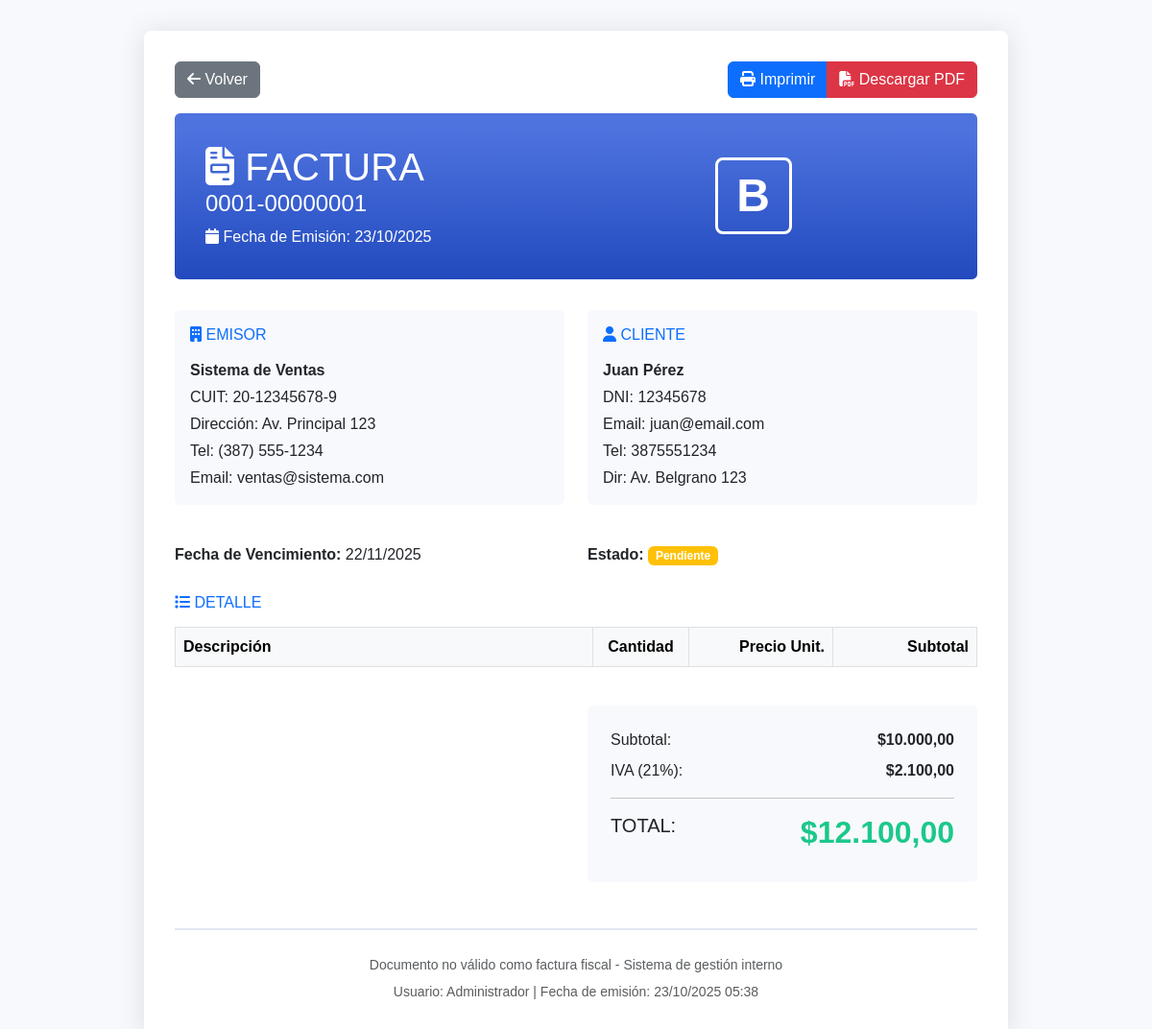
Page /detalle_factura.php?id=1 on the committed database.
### tables this page shows
CREATE TABLE IF NOT EXISTS facturas (
    id INT PRIMARY KEY AUTO_INCREMENT,
    numero_factura VARCHAR(50) UNIQUE NOT NULL,
    tipo ENUM('A', 'B', 'C') NOT NULL,
    tipo_comprobante ENUM('factura', 'nota_credito', 'nota_debito', 'recibo', 'presupuesto') NOT NULL,
    cliente_id INT NOT NULL,
    fecha_emision DATE NOT NULL,
    fecha_vencimiento DATE,
    subtotal DECIMAL(10,2) NOT NULL,
    iva DECIMAL(10,2) DEFAULT 0,
    total DECIMAL(10,2) NOT NULL,
    estado ENUM('pendiente', 'pagada', 'vencida', 'anulada') DEFAULT 'pendiente',
    observaciones TEXT,
    usuario_id INT NOT NULL,
    fecha_creacion TIMESTAMP DEFAULT CURRENT_TIMESTAMP,
    FOREIGN KEY (cliente_id) REFERENCES clientes(id) ON DELETE RESTRICT,
    FOREIGN KEY (usuario_id) REFERENCES usuarios(id) ON DELETE RESTRICT
);

CREATE TABLE `clientes` (
  `id` int(11) NOT NULL,
  `nombre` varchar(100) NOT NULL,
  `apellido` varchar(100) NOT NULL,
  `email` varchar(100) DEFAULT NULL,
  `telefono` varchar(20) DEFAULT NULL,
  `direccion` text DEFAULT NULL,
  `dni` varchar(20) DEFAULT NULL,
  `estado` tinyint(1) DEFAULT 1,
  `fecha_creacion` timestamp NOT NULL DEFAULT current_timestamp()
);

CREATE TABLE `usuarios` (
  `id` int(11) NOT NULL,
  `nombre` varchar(100) NOT NULL,
  `email` varchar(100) NOT NULL,
  `password` varchar(255) NOT NULL,
  `rol` enum('admin','vendedor') DEFAULT 'vendedor',
  `fecha_creacion` timestamp NOT NULL DEFAULT current_timestamp()
);

### config.php (called while the page is built, shortened)
<?php
function formatear_precio($precio)
{
    return '$' . number_format($precio, 2, ',', '.');
}

### detalle_factura.php (the view, shortened to what this page needs)
<?php
require_once 'config.php';
$factura_id = isset($_GET['id']) ? intval($_GET['id']) : 0;
$sql_factura = "SELECT f.*, c.nombre as cliente_nombre, c.apellido as cliente_apellido,
                c.dni, c.email, c.telefono, c.direccion,
                u.nombre as usuario_nombre
                FROM facturas f
                INNER JOIN clientes c ON f.cliente_id = c.id
                INNER JOIN usuarios u ON f.usuario_id = u.id
                WHERE f.id = ?";
$stmt = $conn->prepare($sql_factura);
$stmt->bind_param("i", $factura_id);
$stmt->execute();
$factura = $stmt->get_result()->fetch_assoc();
?>
<!DOCTYPE html>
<html lang="es">
<head>
    <link href="https://cdnjs.cloudflare.com/ajax/libs/bootstrap/5.3.0/css/bootstrap.min.css" rel="stylesheet">
    <link href="https://cdnjs.cloudflare.com/ajax/libs/font-awesome/6.4.0/css/all.min.css" rel="stylesheet">
</head>
<body>
    <div class="factura-container">
        <div class="d-flex justify-content-between mb-3 no-print">
            <a href="facturas.php" class="btn btn-secondary">
                <i class="fas fa-arrow-left"></i> Volver
            </a>
            <div class="btn-group">
                <button onclick="window.print()" class="btn btn-primary">
                    <i class="fas fa-print"></i> Imprimir
                </button>
                <button onclick="window.location.href='generar_pdf_factura.php?id=<?php echo $factura_id; ?>'" class="btn btn-danger">
                    <i class="fas fa-file-pdf"></i> Descargar PDF
                </button>
            </div>
        </div>
        <div class="factura-header">
            <div class="row align-items-center">
                <div class="col-md-8">
                    <h1 class="mb-0">
                        <i class="fas fa-file-invoice"></i>
                        <?php echo strtoupper($factura['tipo_comprobante']); ?>
                    </h1>
                    <h4><?php echo $factura['numero_factura']; ?></h4>
                    <p class="mb-0">
                        <i class="fas fa-calendar"></i>
                        Fecha de Emisión: <?php echo date('d/m/Y', strtotime($factura['fecha_emision'])); ?>
                    </p>
                </div>
                <div class="col-md-4 text-end">
                    <div class="factura-tipo">
                        <?php echo $factura['tipo']; ?>
                    </div>
                </div>
            </div>
        </div>
        <div class="row mb-4">
            <div class="col-md-6">
                <div class="info-section">
                    <h6 class="text-primary mb-3"><i class="fas fa-building"></i> EMISOR</h6>
                    <p class="mb-1"><strong>Sistema de Ventas</strong></p>
                    <p class="mb-1">CUIT: 20-12345678-9</p>
                    <p class="mb-1">Dirección: Av. Principal 123</p>
                    <p class="mb-1">Tel: (387) 555-1234</p>
                    <p class="mb-0">Email: ventas@sistema.com</p>
                </div>
            </div>
            <div class="col-md-6">
                <div class="info-section">
                    <h6 class="text-primary mb-3"><i class="fas fa-user"></i> CLIENTE</h6>
                    <p class="mb-1">
                        <strong><?php echo $factura['cliente_nombre'] . ' ' . $factura['cliente_apellido']; ?></strong>
                    </p>
                    <p class="mb-1">DNI: <?php echo $factura['dni']; ?></p>
                    <?php if ($factura['email']): ?>
                        <p class="mb-1">Email: <?php echo $factura['email']; ?></p>
                    <?php endif; ?>
                    <?php if ($factura['telefono']): ?>
                        <p class="mb-1">Tel: <?php echo $factura['telefono']; ?></p>
                    <?php endif; ?>
                    <?php if ($factura['direccion']): ?>
                        <p class="mb-0">Dir: <?php echo $factura['direccion']; ?></p>
                    <?php endif; ?>
                </div>
            </div>
        </div>
        <div class="row mb-4">
            <div class="col-md-6">
                <p class="mb-1"><strong>Fecha de Vencimiento:</strong>
                    <?php echo $factura['fecha_vencimiento'] ? date('d/m/Y', strtotime($factura['fecha_vencimiento'])) : 'N/A'; ?>
                </p>
            </div>
            <div class="col-md-6">
                <p class="mb-1"><strong>Estado:</strong>
                    <span class="badge bg-<?php
                        echo $factura['estado'] == 'pagada' ? 'success' :
                            ($factura['estado'] == 'pendiente' ? 'warning' : 'danger');
                    ?>">
                        <?php echo ucfirst($factura['estado']); ?>
                    </span>
                </p>
            </div>
        </div>
        <h6 class="text-primary mb-3"><i class="fas fa-list"></i> DETALLE</h6>
        <div class="table-responsive mb-4">
            <table class="table table-bordered">
                <thead class="table-light">
                    <tr>
                        <th>Descripción</th>
                        <th class="text-center" width="100">Cantidad</th>
                        <th class="text-end" width="150">Precio Unit.</th>
                        <th class="text-end" width="150">Subtotal</th>
                    </tr>
                </thead>
            </table>
        </div>
        <div class="row">
            <div class="col-md-6">
            </div>
            <div class="col-md-6">
                <div class="total-box">
                    <div class="d-flex justify-content-between mb-2">
                        <span>Subtotal:</span>
                        <strong><?php echo formatear_precio($factura['subtotal']); ?></strong>
                    </div>
                    <div class="d-flex justify-content-between mb-2">
                        <span>IVA (21%):</span>
                        <strong><?php echo formatear_precio($factura['iva']); ?></strong>
                    </div>
                    <hr>
                    <div class="d-flex justify-content-between">
                        <h5>TOTAL:</h5>
                        <h3 class="total-amount"><?php echo formatear_precio($factura['total']); ?></h3>
                    </div>
                </div>
            </div>
        </div>
        <div class="text-center mt-5 pt-4" style="border-top: 2px solid #e3e6f0;">
            <p class="text-muted mb-1">
                <small>Documento no válido como factura fiscal - Sistema de gestión interno</small>
            </p>
            <p class="text-muted mb-0">
                <small>Usuario: <?php echo $factura['usuario_nombre']; ?> |
                Fecha de emisión: <?php echo date('d/m/Y H:i', strtotime($factura['fecha_creacion'])); ?></small>
            </p>
        </div>
    </div>
</body>
</html>

### detalle_factura.php (style rules this page uses)
:root { --primary: #4e73df; --success: #1cc88a; }
body { font-family: 'Nunito', sans-serif; background-color: #f8f9fc; }
.factura-container { max-width: 900px; margin: 2rem auto; background: white; padding: 2rem; border-radius: 0.5rem; box-shadow: 0 0.15rem 1.75rem 0 rgba(58, 59, 69, 0.15); }
.factura-header { background: linear-gradient(180deg, #4e73df 10%, #224abe 100%); color: white; padding: 2rem; border-radius: 0.35rem; margin-bottom: 2rem; }
.factura-tipo { font-size: 3rem; font-weight: bold; border: 3px solid white; width: 80px; height: 80px; display: flex; align-items: center; justify-content: center; border-radius: 0.5rem; }
.info-section { background-color: #f8f9fc; padding: 1rem; border-radius: 0.35rem; margin-bottom: 1rem; }
.total-box { background-color: #f8f9fc; padding: 1.5rem; border-radius: 0.35rem; text-align: right; }
.total-amount { font-size: 2rem; font-weight: bold; color: var(--success); }

### rows in the picture
facturas: tipo_comprobante "FACTURA", numero_factura "0001-00000001", fecha_emision "23/10/2025", tipo "B", cliente.nombre "Juan", cliente.apellido "Pérez", cliente.dni "12345678", cliente.email "juan@email.com", cliente.telefono "3875551234", cliente.direccion "Av. Belgrano 123", fecha_vencimiento "22/11/2025", estado "Pendiente", subtotal "$10.000,00", iva "$2.100,00", total "$12.100,00", usuario.nombre "Administrador", fecha_creacion "23/10/2025 05:38"
